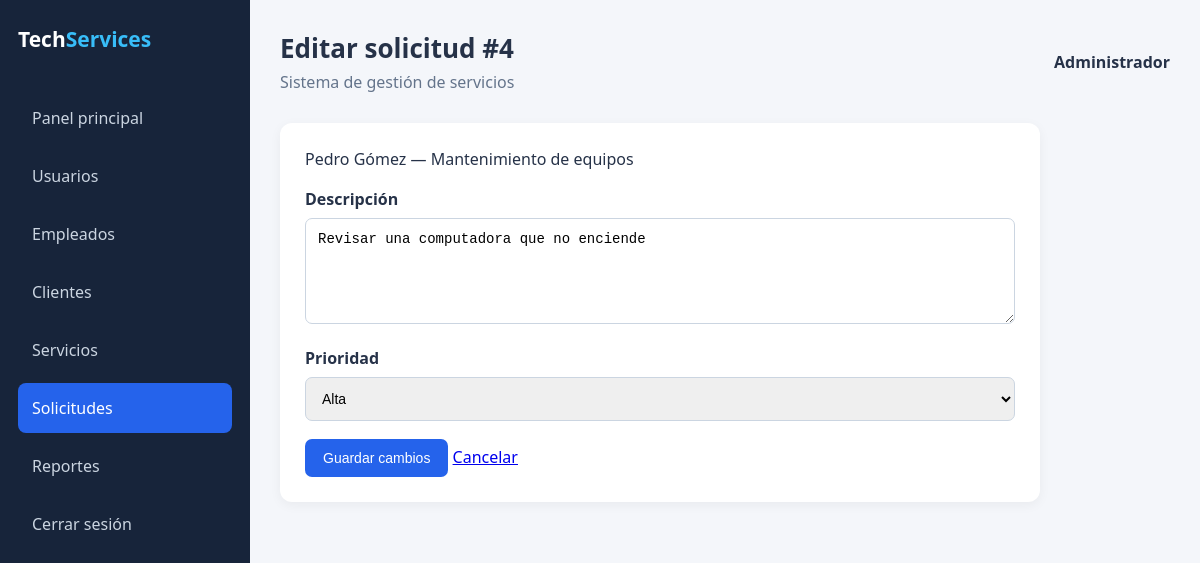
Page /solicitudes/editar.php?id=4 (signed in) on the earlier database version.
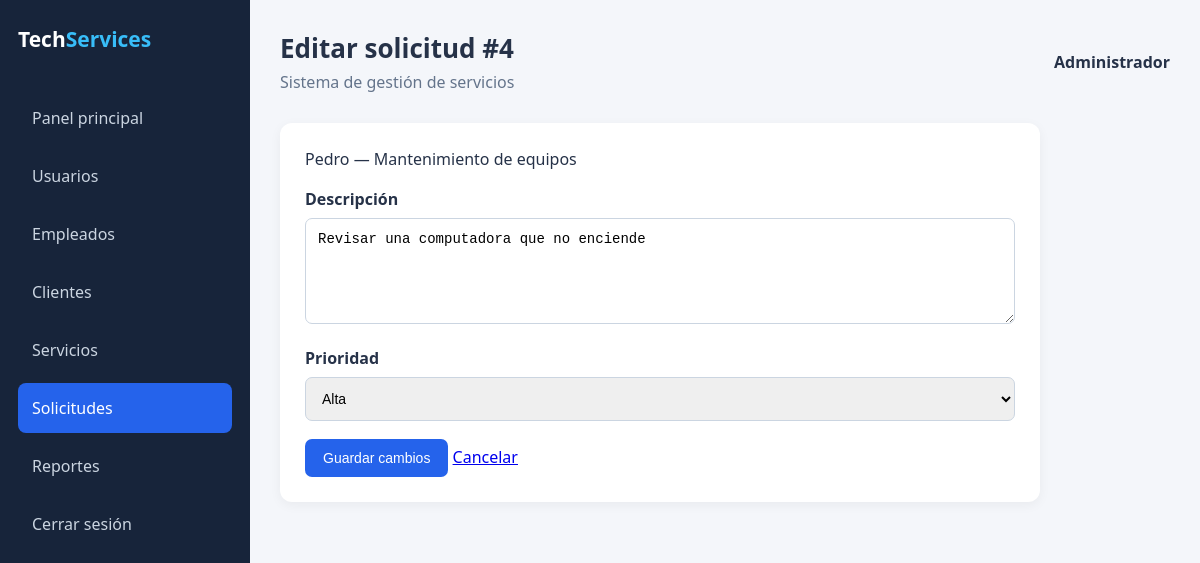
Same page on the later database version.
### tables this page shows
CREATE TABLE solicitudes (
    id INT AUTO_INCREMENT PRIMARY KEY,
    cliente_id INT NOT NULL,
    servicio_id INT NOT NULL,
    empleado_id INT,
    descripcion TEXT NOT NULL,
    fecha DATETIME NOT NULL DEFAULT CURRENT_TIMESTAMP,
    estado ENUM('Pendiente', 'En proceso', 'En espera', 'Finalizada')
        NOT NULL DEFAULT 'Pendiente',
    prioridad ENUM('Baja', 'Media', 'Alta') NOT NULL,
    CONSTRAINT fk_solicitudes_clientes
    FOREIGN KEY (cliente_id) REFERENCES clientes(id),
    CONSTRAINT fk_solicitudes_servicios
    FOREIGN KEY (servicio_id) REFERENCES servicios(id),
    CONSTRAINT fk_solicitudes_empleados
    FOREIGN KEY (empleado_id) REFERENCES empleados(id)
);

CREATE TABLE clientes (
    id INT AUTO_INCREMENT PRIMARY KEY,
    usuario_id INT NULL UNIQUE,
    nombre VARCHAR(100) NOT NULL,
    apellido VARCHAR(100) NOT NULL DEFAULT '',
    identificacion VARCHAR(30) NULL,
    telefono VARCHAR(20) NOT NULL,
    correo VARCHAR(100) NOT NULL,
    direccion VARCHAR(200) NOT NULL,
    estado ENUM('Activo', 'Inactivo') NOT NULL DEFAULT 'Activo',
    CONSTRAINT fk_clientes_usuarios
    FOREIGN KEY (usuario_id) REFERENCES usuarios(id)
);

CREATE TABLE servicios (
    id INT AUTO_INCREMENT PRIMARY KEY,
    nombre VARCHAR(100) NOT NULL,
    descripcion TEXT NOT NULL,
    precio DECIMAL(10,2) NOT NULL
);

### solicitudes/editar.php (the view, shortened to what this page needs)
<?php
require 'comun.php'; permiso(['administrador']); $id=(int)($_GET['id']??0); $s=solicitud($id); $error='';
 ?><section class="section formulario"><p><?=h($s['cliente'])?> — <?=h($s['servicio'])?></p><form method="post"><label>Descripción<textarea name="descripcion" required rows="5"><?=h($s['descripcion'])?></textarea></label><label>Prioridad<select name="prioridad"></select></label><button class="btn">Guardar cambios</button> <a href="listar.php">Cancelar</a></form></section>

Differences in the rows shown:
changed through a linked row, solicitudes "Revisar una computadora que no enciende": cliente.nombre "Pedro Gómez" → "Pedro"
